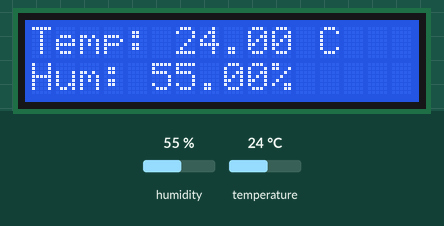
Simulated run of this sketch. Board: Arduino Uno, built with avr-gcc and run on an emulated ATmega328P. On the bench: 16×2 character LCD. The test bench sets the inputs (shaded band); at power-on: humidity 55 %, temperature 24 °C. What the sketch prints to the serial monitor is not drawn.

Above: at 3.2 s.
3.3 s: humidity set to 22 %
At 5.4 s:
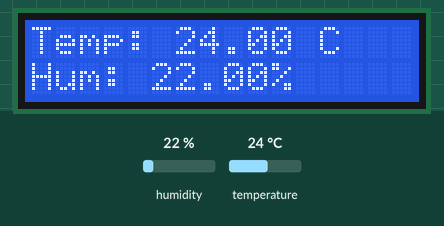
6.0 s: temperature set to 12 °C
At 7.5 s:
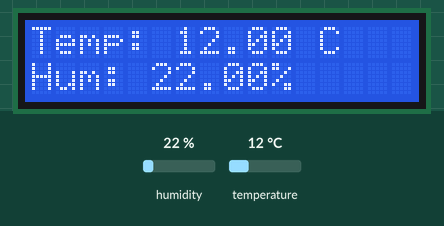
8.7 s: humidity set to 40 %
At 10.7 s:
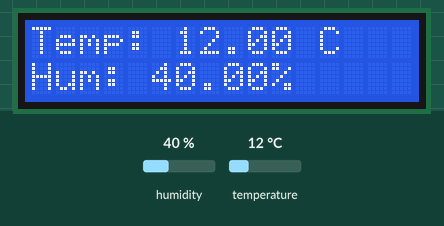
11.8 s: temperature set to 19 °C
At 12.8 s:
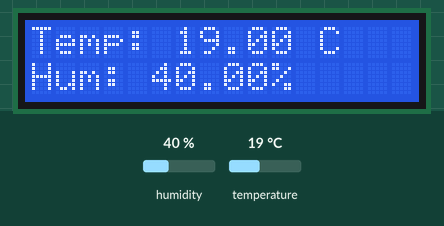
Timing chart, 0 to 14.8 s (numbered marks = the images above; inputs shaded):
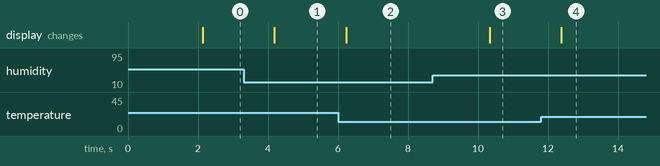

The sketch:

temp_humidity_display.ino
```cpp
// Import Libraries
#include <LiquidCrystal_I2C.h>
#include <dht.h>
#include <Wire.h>

// Declare dht_output pin
#define outPin 8

// Creates a DHT object
dht DHT;

// Initialize the LCD with I2C address 0x27 and a 16x2 display
LiquidCrystal_I2C lcd(0x27, 16, 2);

void setup() {
  // Initialize serial communication
  Serial.begin(9600);

  // Initialize the LCD
  lcd.init();

  // Turn on the backlight
  lcd.backlight();

  // Set cursor at (0,0)
  lcd.setCursor(0, 0);

  // Display initial message
  lcd.print("Initializing...");
  delay(2000);

  // Clear the LCD
  lcd.clear();
}

void loop() {

  // Read data from the DHT sensor
  int readData = DHT.read11(outPin);

  // Read temperature
  float t = DHT.temperature;

  // Read humidity
  float h = DHT.humidity;


  // Display temperature and humidity on the Serial Monitor
  Serial.print("Temperature = ");
  Serial.print(t);
  Serial.print("°C | ");

  // Convert celsius to fahrenheit
  Serial.print((t*9.0)/5.0+32.0);
  Serial.println("°F ");
  Serial.print("Humidity = ");
  Serial.print(h);
  Serial.println("% ");
  Serial.println("");

   // Display temperature and humidity on the I2C LCD
  lcd.setCursor(0, 0);              // Set cursor to the first line
  lcd.print("Temp: ");
  lcd.print(t);
  lcd.print(" C ");

  lcd.setCursor(0, 1);              // Set cursor to the second line
  lcd.print("Hum: ");
  lcd.print(h);
  lcd.print("%");

  delay(2000); // wait two seconds
}
```

Measured:
- after the input at 3.3 s, the display: changes after 0.88 s (image 1)
- after the input at 6.0 s, the display: changes after 0.23 s (image 2)
- after the input at 8.7 s, the display: changes after 1.6 s (image 3)
- after the input at 11.8 s, the display: changes after 0.58 s (image 4)
